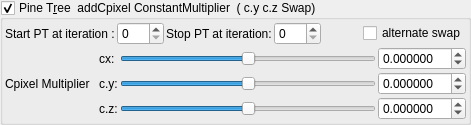
    <widget class="MyGroupBox" name="groupCheck_transf_addCpixel_enabled">
     <property name="toolTip">
      <string>&lt;html&gt;&lt;head/&gt;&lt;body&gt;&lt;p&gt;Cpixel is CVector3 c = ( c.x, c.y, c.z). It is each original point (pixel) in 3D space where the iteration starts from, ( c = original z for each point .) It is commonly found in formula structures z = f(z) + c.&lt;/p&gt;&lt;p&gt;The Cpixel multiplier effectively scales this point &amp;quot;c&amp;quot;.&lt;/p&gt;&lt;p&gt;In this formula the c.y and c.z components of &amp;quot;CVector3 c&amp;quot; are swapped before being multiplied by &amp;quot;CVector3 z&amp;quot; components.&lt;br/&gt;&lt;/p&gt;&lt;/body&gt;&lt;/html&gt;</string>
     </property>
     <property name="title">
      <string>Pine T&amp;ree  addCpixel ConstantMultiplier  ( c.y c.z Swap)</string>
     </property>
     <property name="checkable">
      <bool>true</bool>
     </property>
     <layout class="QVBoxLayout" name="verticalLayout_49">
      <property name="spacing">
       <number>2</number>
      </property>
      <property name="leftMargin">
       <number>2</number>
      </property>
      <property name="topMargin">
       <number>2</number>
      </property>
      <property name="rightMargin">
       <number>2</number>
      </property>
      <property name="bottomMargin">
       <number>2</number>
      </property>
      <item>
       <layout class="QGridLayout" name="gridLayout_64">
        <property name="spacing">
         <number>2</number>
        </property>
        <item row="1" column="1">
         <widget class="MySpinBox" name="spinboxInt_transf_start_iterations_T">
          <property name="sizePolicy">
           <sizepolicy hsizetype="Minimum" vsizetype="Maximum">
            <horstretch>0</horstretch>
            <verstretch>0</verstretch>
           </sizepolicy>
          </property>
          <property name="maximum">
           <number>250</number>
          </property>
         </widget>
        </item>
        <item row="1" column="0">
         <widget class="QLabel" name="label_249">
          <property name="text">
           <string>Start PT at iteration :</string>
          </property>
         </widget>
        </item>
        <item row="1" column="5">
         <spacer name="horizontalSpacer_36">
          <property name="orientation">
           <enum>Qt::Horizontal</enum>
          </property>
          <property name="sizeHint" stdset="0">
           <size>
            <width>40</width>
            <height>20</height>
           </size>
          </property>
         </spacer>
        </item>
        <item row="1" column="2">
         <widget class="QLabel" name="label_248">
          <property name="text">
           <string>Stop PT at iteration:</string>
          </property>
         </widget>
        </item>
        <item row="1" column="3">
         <widget class="MySpinBox" name="spinboxInt_transf_stop_iterations_T">
          <property name="sizePolicy">
           <sizepolicy hsizetype="Minimum" vsizetype="Maximum">
            <horstretch>0</horstretch>
            <verstretch>0</verstretch>
           </sizepolicy>
          </property>
          <property name="maximum">
           <number>250</number>
          </property>
         </widget>
        </item>
        <item row="1" column="6">
         <widget class="QCheckBox" name="checkBox_transf_alternate_enabled_false">
          <property name="text">
           <string>alternate swap</string>
          </property>
         </widget>
        </item>
       </layout>
      </item>
      <item>
       <layout class="QGridLayout" name="gridLayout_23">
        <property name="spacing">
         <number>2</number>
        </property>
        <item row="1" column="3">
         <widget class="MyDoubleSpinBox" name="spinbox3_transf_constant_multiplier_100_y">
          <property name="sizePolicy">
           <sizepolicy hsizetype="Minimum" vsizetype="Maximum">
            <horstretch>0</horstretch>
            <verstretch>0</verstretch>
           </sizepolicy>
          </property>
          <property name="decimals">
           <number>6</number>
          </property>
          <property name="minimum">
           <double>-99.989999999999995</double>
          </property>
          <property name="maximum">
           <double>99.989999999999995</double>
          </property>
          <property name="singleStep">
           <double>0.100000000000000</double>
          </property>
         </widget>
        </item>
        <item row="1" column="1">
         <widget class="QLabel" name="label_122">
          <property name="text">
           <string>c.y:</string>
          </property>
         </widget>
        </item>
        <item row="0" column="1">
         <widget class="QLabel" name="label_123">
          <property name="text">
           <string>cx:</string>
          </property>
         </widget>
        </item>
        <item row="2" column="2">
         <widget class="QSlider" name="slider3_transf_constant_multiplier_100_z">
          <property name="sizePolicy">
           <sizepolicy hsizetype="Expanding" vsizetype="Maximum">
            <horstretch>0</horstretch>
            <verstretch>0</verstretch>
           </sizepolicy>
          </property>
          <property name="minimum">
           <number>-5000000</number>
          </property>
          <property name="maximum">
           <number>5000000</number>
          </property>
          <property name="orientation">
           <enum>Qt::Horizontal</enum>
          </property>
         </widget>
        </item>
        <item row="2" column="1">
         <widget class="QLabel" name="label_124">
          <property name="text">
           <string>c.z:</string>
          </property>
         </widget>
        </item>
        <item row="0" column="3">
         <widget class="MyDoubleSpinBox" name="spinbox3_transf_constant_multiplier_100_x">
          <property name="sizePolicy">
           <sizepolicy hsizetype="Minimum" vsizetype="Maximum">
            <horstretch>0</horstretch>
            <verstretch>0</verstretch>
           </sizepolicy>
          </property>
          <property name="prefix">
           <string/>
          </property>
          <property name="decimals">
           <number>6</number>
          </property>
          <property name="minimum">
           <double>-99.989999999999995</double>
          </property>
          <property name="singleStep">
           <double>0.100000000000000</double>
          </property>
         </widget>
        </item>
        <item row="0" column="2">
         <widget class="QSlider" name="slider3_transf_constant_multiplier_100_x">
          <property name="sizePolicy">
           <sizepolicy hsizetype="Expanding" vsizetype="Maximum">
            <horstretch>0</horstretch>
            <verstretch>0</verstretch>
           </sizepolicy>
          </property>
          <property name="minimum">
           <number>-5000000</number>
          </property>
          <property name="maximum">
           <number>5000000</number>
          </property>
          <property name="orientation">
           <enum>Qt::Horizontal</enum>
          </property>
         </widget>
        </item>
        <item row="1" column="2">
         <widget class="QSlider" name="slider3_transf_constant_multiplier_100_y">
          <property name="sizePolicy">
           <sizepolicy hsizetype="Expanding" vsizetype="Maximum">
            <horstretch>0</horstretch>
            <verstretch>0</verstretch>
           </sizepolicy>
          </property>
          <property name="minimum">
           <number>-5000000</number>
          </property>
          <property name="maximum">
           <number>5000000</number>
          </property>
          <property name="orientation">
           <enum>Qt::Horizontal</enum>
          </property>
         </widget>
        </item>
        <item row="2" column="3">
         <widget class="MyDoubleSpinBox" name="spinbox3_transf_constant_multiplier_100_z">
          <property name="sizePolicy">
           <sizepolicy hsizetype="Minimum" vsizetype="Maximum">
            <horstretch>0</horstretch>
            <verstretch>0</verstretch>
           </sizepolicy>
          </property>
          <property name="decimals">
           <number>6</number>
          </property>
          <property name="minimum">
           <double>-99.989999999999995</double>
          </property>
          <property name="maximum">
           <double>99.989999999999995</double>
          </property>
          <property name="singleStep">
           <double>0.100000000000000</double>
          </property>
         </widget>
        </item>
        <item row="1" column="0">
         <widget class="QLabel" name="label_125">
          <property name="text">
           <string>Cpixel Multiplier  </string>
          </property>
         </widget>
        </item>
       </layout>
      </item>
     </layout>
    </widget>
